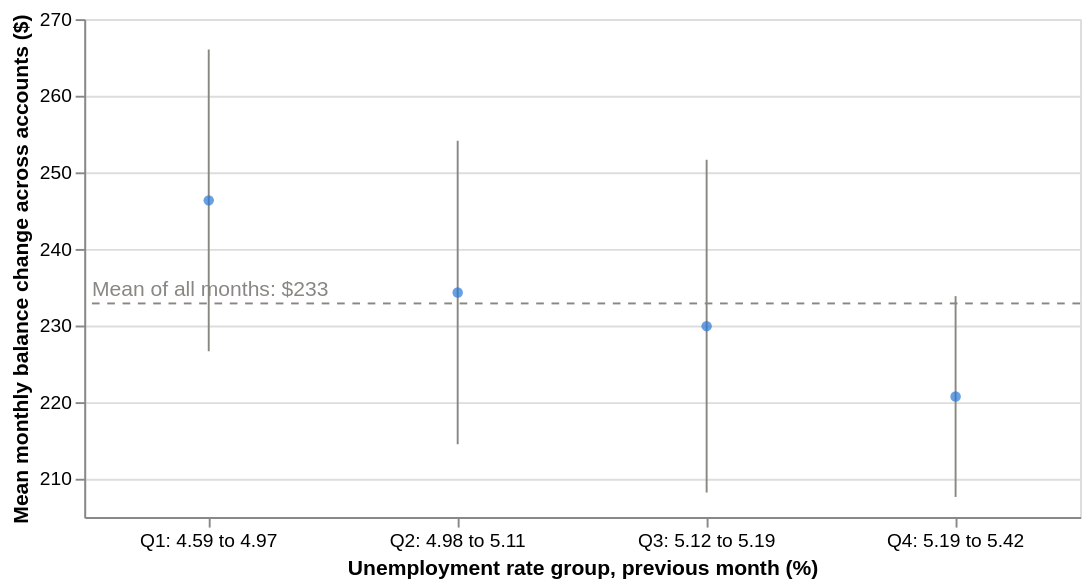

This figure's notebook cell:
### Code cell
# Does growth fall steadily as unemployment rises? Months split into four equal groups by rate.
unemployment_groups = group_mean(table.assign(group=quartile_groups(table["unemployment_rate"], 2)), "group",
                                 "mean_change")
display(unemployment_groups.round(1))
interval_chart(unemployment_groups, "group", "Unemployment rate group, previous month (%)", "Mean monthly balance change across accounts ($)",
               overall_mean, f"Mean of all months: ${overall_mean:.0f}")

### Figure 1 — Vega-Lite specification as saved in the notebook (floating-point values rounded to 4 significant figures)
{"config": {"view": {"continuousWidth": 300, "continuousHeight": 300}}, "layer": [{"mark": {"type": "rule", "color": "#898781"}, "encoding": {"x": {"axis": {"labelAngle": 0}, "field": "group", "sort": null, "title": "Unemployment rate group, previous month (%)", "type": "ordinal"}, "y": {"field": "low", "scale": {"zero": false}, "title": "Mean monthly balance change across accounts ($)", "type": "quantitative"}, "y2": {"field": "high"}}}, {"mark": {"type": "point", "color": "#2a78d6", "filled": true}, "encoding": {"tooltip": [{"field": "group", "type": "nominal"}, {"field": "mean", "format": ".0f", "type": "quantitative"}, {"field": "low", "format": ".0f", "type": "quantitative"}, {"field": "high", "format": ".0f", "type": "quantitative"}, {"field": "n", "type": "quantitative"}], "x": {"axis": {"labelAngle": 0}, "field": "group", "sort": null, "title": "Unemployment rate group, previous month (%)", "type": "ordinal"}, "y": {"field": "mean", "type": "quantitative"}}}, {"data": {"name": "data-04daa0b07c488fcc6688cb9b22b16637"}, "mark": {"type": "rule", "color": "#898781", "strokeDash": [4, 4]}, "encoding": {"y": {"field": "y", "type": "quantitative"}}}, {"data": {"name": "data-04daa0b07c488fcc6688cb9b22b16637"}, "mark": {"type": "text", "align": "left", "color": "#898781", "dx": 4, "dy": -7}, "encoding": {"text": {"field": "label", "type": "nominal"}, "x": {"value": 0}, "y": {"field": "y", "type": "quantitative"}}}], "data": {"name": "data-1a105fbd36dc5f0d77e7fb8c2ef7177f"}, "height": 260, "width": 520, "$schema": "https://vega.github.io/schema/vega-lite/v5.20.1.json", "datasets": {"data-1a105fbd36dc5f0d77e7fb8c2ef7177f": [{"group": "Q1: 4.59 to 4.97", "mean": 246.3, "std": 31.01, "n": 12, "low": 226.6, "high": 266.0}, {"group": "Q2: 4.98 to 5.11", "mean": 234.3, "std": 31.18, "n": 12, "low": 214.5, "high": 254.1}, {"group": "Q3: 5.12 to 5.19", "mean": 229.9, "std": 32.32, "n": 11, "low": 208.2, "high": 251.6}, {"group": "Q4: 5.19 to 5.42", "mean": 220.7, "std": 20.63, "n": 12, "low": 207.6, "high": 233.8}], "data-04daa0b07c488fcc6688cb9b22b16637": [{"y": 232.9, "label": "Mean of all months: $233"}]}}
